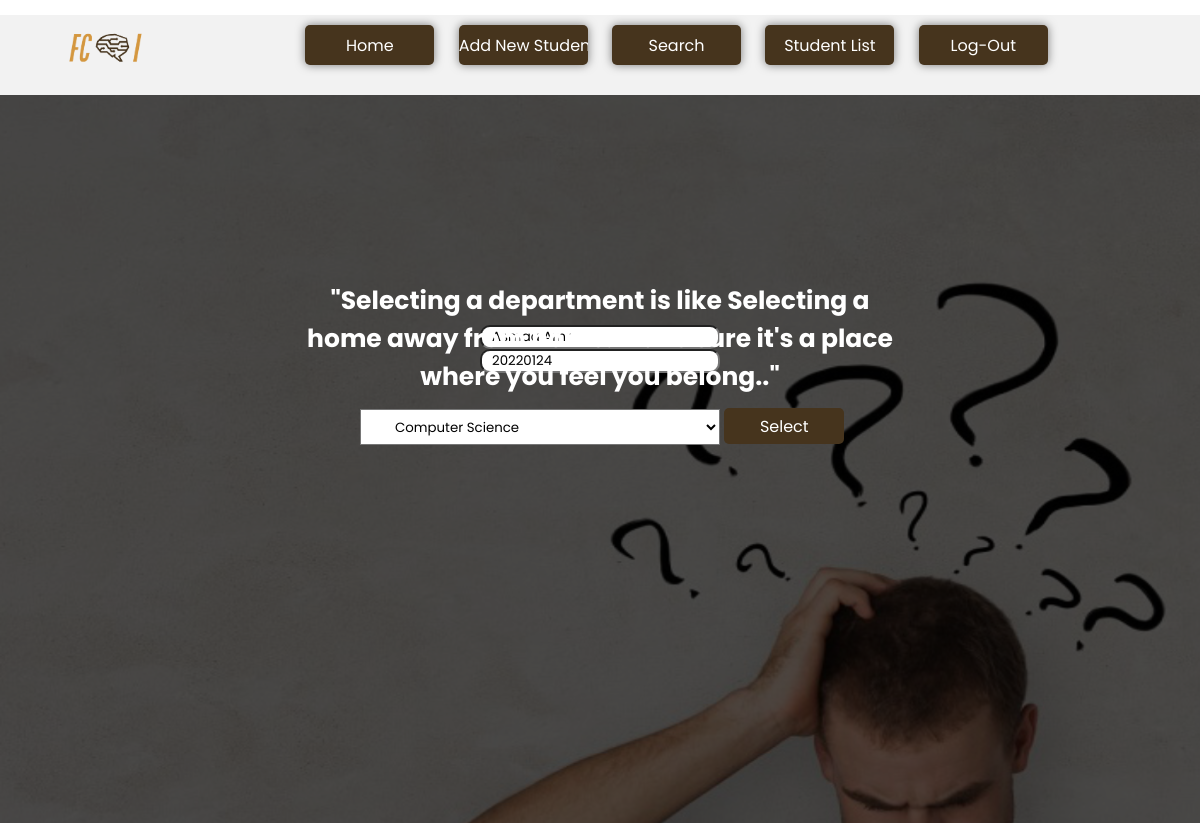
The page /selectdepartment/10 on the database its author committed.
### Students/models.py (models this page shows, shortened)
class Student(models.Model):
    Gender_Choices=[
        ('Select Gender','Select Gender'),
        ('Male','Male'),
        ('Female','Female')
    ]
    Status_Choices=[
        ('Select Status','Select Status'),
        ('Active','Active'),
        ('Inactive','Inactive')
    ]
    Level_Choices=[
        ('Select Level','Select Level'),
        ('1','1'),
        ('2','2'),
        ('3','3'),
        ('4','4')
    ]
    Dept_Choices=[
        ('Select Dept','Select Dept'),
        ('General','General'),
        ('Computer Science', 'Computer Science'),
        ('Information Systems', 'Information Systems'),
        ('Artificial Intelligence', 'Artificial Intelligence'),
        ('Information Technology', 'Information Technology'),
        ('Data Scince','Data Scince'),
        ('CyberSecurity','CyberSecurity'),
        ('BioInformatics','BioInformatics'),
        ('Decision Support','Decision Support'),
        ('Scientific Computing','Scientific Computing')
    ]
    name = models.CharField(max_length=50)
    student_id = models.CharField(max_length=8, unique=True)
    gpa = models.DecimalField(max_digits=3, decimal_places=2)
    phone_number = models.CharField(max_length=11)
    email = models.EmailField()
    birth_date = models.DateField()
    gender = models.CharField(max_length=13, choices=Gender_Choices)
    level = models.IntegerField(choices=Level_Choices)
    status = models.CharField(max_length=13, choices=Status_Choices)
    department = models.CharField(max_length=23, choices=Dept_Choices)

### Students/views.py (the view)
# urls.py: path('selectdepartment/<int:student_id>', views.SelectDepartment,
def SelectDepartment(request, student_id):
    student = get_object_or_404(Student, id=student_id)
    if (request.method == "POST"):
        dep = request.POST.get("Department")
        student.department = request.POST['Department']
        student.save()
        context = {
            'student': student,
        }
        return render(request, 'studentinfo.html', context)
    else:
        context = {
            'student': student,
        }
        return render(request, 'selectdepartment.html', context)

### Students/templates/selectdepartment.html (shortened to what this page needs)
{% load static %}
<html>
<head>
    <link rel="stylesheet" href="{% static 'css/selectdept.css' %}">
</head>
<body>
<div class="nav-container">
    <div class="navbar">
        <div class="logo">
            <a href="{% static 'afterlogin.html' %}">
                <img src="{% static 'img/ourlogo-removebg-preview.png' %}">
            </a>
        </div>
        <div class="menu-icons">
            <div class="menu-icons">
                <div class="button-container">
                    <a href="{% url 'AfterLogin' %}"><input type="button" value="Home"></a>
                    <a href="{% url 'AddStudentPage' %}"><input type="button" value="Add New Student"></a>
                    <a href="{% url 'search' %}"><input type="button" value="Search"></a>
                    <a href="{% url 'ListStudentPage' %}"><input type="button" value="Student List"></a>
                    <a href="{% url 'HomePage' %}"><input type="button" value="Log-Out"></a>
                </div>
            </div>
    </div>
</div>
<section>
    <div class="imgbx">
        <h2 style="position:absolute; top:50%; left:50%; transform:translate(-50%,-50%);font-size: 25px; color:white;">
            "Selecting a department is like Selecting a home away from home. Make sure it's a place where you feel you
            belong.."</h2>
        <br><br>
        <div class="form-box">
                <form>
                    <div class="Add">
                        <input type="text" id="name" value="{{ student.name }}">
                    </div>
                    <div class="Add">
                        <input type="text" id="ID" required value="{{ student.student_id }}">
                    </div>
                    <br>
                </form>
            </div>
        <form method="post">
            <select name="Department" id="Dep">
                <option value="CS" {% if student.department == 'CS' %}selected{% endif %}>Computer Science</option>
            </select>
            <input type="submit" value="Select" id="submit">
        </form>
    </div>
</section>
</body>
</html>

### Students/static/css/selectdept.css (style rules this page uses)
* { margin: 0; padding: 0; box-sizing: border-box; font-family: 'Poppins', sans-serif; }
section { position: relative; width: 100%; height: 91vh; display: flex; }
section .imgbx { background: url("../img/shadedselectdept.png"); position: relative; width: 100%; height: 100%; top: 0; }
section .imgbx h2 { margin-top: -10%; text-align: center; }
section .imgbx:before { content: ''; position: absolute; width: 100%; height: 100%; top: 0; left: 0; }
section .imgbx select { position: relative; z-index: 900; width: 30%; height: 5%; color: black; background-color: white; margin-left: 30%; padding-left: 30px; }
#submit { position: relative; z-index: 1000; color: white; background-color: rgba(70, 52, 29, 255); width: 10%; height: 5%; }
input[type="submit"], input[type="reset"] { color: white; background-color: #46341d; border: none; height: 40px; width: 40%; border-radius: 5px; cursor: pointer; font-size: 16px; margin-top: 10px; }
section .form-box { display: flex; justify-content: center; align-items: center; margin-top: 15%; margin-left: 40%; width: 20%; }
input[type="text"], [type="tel"] { width: 100%; border-radius: 10px; padding-left: 10px; background-color: white; color: black; }
option { color: white; background-color: #46341d; }
::placeholder { color: white; }
.logo img { height: 70px; width: auto; margin-right: 100px; margin-bottom: 10px; }
.navbar { width: 85%; display: flex; align-items: center; margin-top: 55px; margin-left: 50px; margin-right: 50px; }
.menu-icons { flex: 1; align-items: center; text-align: right; margin-top: -10px; }
.nav-container { width: 100%; background-color: #f2f2f2; margin-top: -40px; padding-bottom: -30px; }
.menu-icons input { cursor: pointer; width: 200px; height: 50px; margin-left: 20px; border-radius: 10px; font-size: 30px; text-align: center; background: rgb(50, 53, 97); }
input[type="button"] { background-color: rgba(70, 52, 29, 255); color: white; border: none; width: 16%; height: 40px; border-radius: 5px; cursor: pointer; font-size: 16px; margin-top: 40px; box-shadow: 0px 0px 10px rgba(0, 0, 0, 0.5); }
.button-container { text-align: center; margin-top: -50px; }
::placeholder { color: black; }

### rows shown on the page
Student: name "Asmaa Amr", student_id "20220124", Department "Computer Science"
